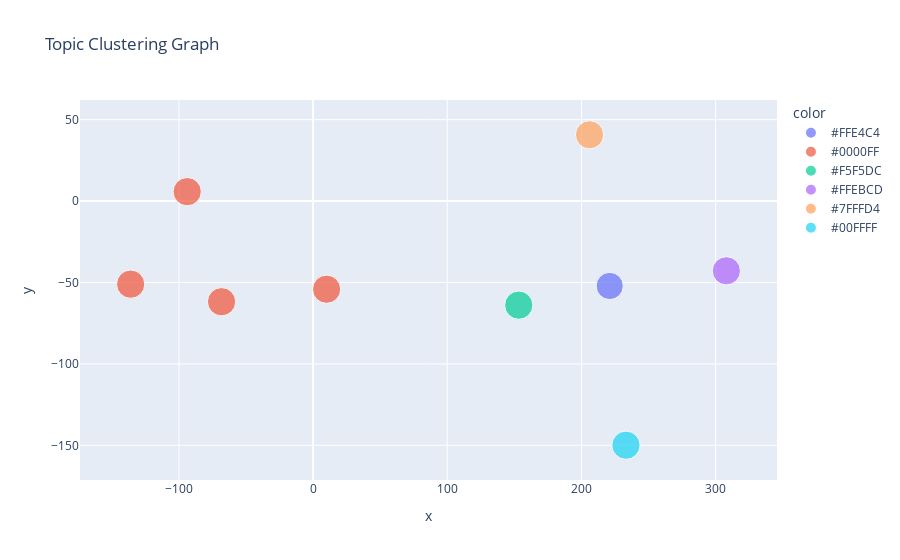

The cell this chart's notebook holds for it:
### Markdown cell above
# Generating Cluster Graph of Topics

### Code cell
num_topics = len(LDA_model_topics)

#print(num_topics)

#Get Topic Weights
topic_weights = []
for i in df["Topics"]:
    per_doc_list = [None] * num_topics
    #print(len(per_doc_list))
    for x in i:
        #print(x)
        per_doc_list[x[0]] = x[1]
    topic_weights.append(per_doc_list)

# Array of topic weights    
arr = pd.DataFrame(topic_weights).fillna(0).to_numpy()

# Dominant topic number in each doc
topic_num = np.argmax(arr, axis=1)

#print(arr)

# tSNE Model Creation
tsne_model = TSNE(n_components=2, verbose=1, 
                  random_state=0, angle=.99, 
                  init='pca', perplexity = (arr.shape[0] - 1) / 3)
tsne_lda = tsne_model.fit_transform(arr)

#Color palette for the clusters
mycolors = np.array([color for name, color in mcolors.CSS4_COLORS.items()])


#creating the cluster graph in plotly
fig_cluster = px.scatter(df, x = tsne_lda[:,0],y = tsne_lda[:,1],
                        custom_data = ['Shortened Address', 'Sentiment Label', 'Main Topic'],
                        color = mycolors[topic_num],
                        size = "Main Topic Score",
                        title = "Topic Clustering Graph")

fig_cluster.update_traces(hovertemplate="<br>".join(["Address: %{customdata[0]}",
                                                     "Sentiment Label: %{customdata[1]}",
                                                     "Main Topic:%{customdata[2]}"])
                          )#set the hover text to show whatwas in custom_data



fig_cluster.show()

### Figure 1 — Plotly figure (JSON) as saved in the notebook; plotly's stock layout.template omitted (floating-point values rounded to 4 significant figures)
{"data": [{"customdata": [["https://www.foxnews.com/politics/hu", "Neutral", 6]], "hovertemplate": "Address: %{customdata[0]}<br>Sentiment Label: %{customdata[1]}<br>Main Topic:%{customdata[2]}", "legendgroup": "#FFE4C4", "marker": {"color": "#636efa", "size": [0.9248], "sizemode": "area", "sizeref": 0.002496, "symbol": "circle"}, "mode": "markers", "name": "#FFE4C4", "orientation": "v", "showlegend": true, "type": "scatter", "x": [221.0], "xaxis": "x", "y": [-52.13], "yaxis": "y"}, {"customdata": [["https://www.foxnews.com/politics/do", "Neutral Positive", 9], ["https://apnews.com/article/hunter-b", "Neutral Negative", 9], ["https://www.nation.com.pk/21-Jun-20", "Neutral Negative", 9], ["https://www.cnn.com/2023/09/27/poli", "Neutral Negative", 9]], "hovertemplate": "Address: %{customdata[0]}<br>Sentiment Label: %{customdata[1]}<br>Main Topic:%{customdata[2]}", "legendgroup": "#0000FF", "marker": {"color": "#EF553B", "size": [0.998, 0.9983, 0.9944, 0.9982], "sizemode": "area", "sizeref": 0.002496, "symbol": "circle"}, "mode": "markers", "name": "#0000FF", "orientation": "v", "showlegend": true, "type": "scatter", "x": [-68.23, -93.83, 10.04, -136.0], "xaxis": "x", "y": [-61.81, 5.788, -54.14, -51.03], "yaxis": "y"}, {"customdata": [["https://www.foxnews.com/politics/hu", "Neutral Negative", 5]], "hovertemplate": "Address: %{customdata[0]}<br>Sentiment Label: %{customdata[1]}<br>Main Topic:%{customdata[2]}", "legendgroup": "#F5F5DC", "marker": {"color": "#00cc96", "size": [0.9975], "sizemode": "area", "sizeref": 0.002496, "symbol": "circle"}, "mode": "markers", "name": "#F5F5DC", "orientation": "v", "showlegend": true, "type": "scatter", "x": [153.2], "xaxis": "x", "y": [-63.92], "yaxis": "y"}, {"customdata": [["https://www.nation.com.pk/25-Jul-20", "Neutral Positive", 8]], "hovertemplate": "Address: %{customdata[0]}<br>Sentiment Label: %{customdata[1]}<br>Main Topic:%{customdata[2]}", "legendgroup": "#FFEBCD", "marker": {"color": "#ab63fa", "size": [0.9941], "sizemode": "area", "sizeref": 0.002496, "symbol": "circle"}, "mode": "markers", "name": "#FFEBCD", "orientation": "v", "showlegend": true, "type": "scatter", "x": [308.0], "xaxis": "x", "y": [-42.84], "yaxis": "y"}, {"customdata": [["https://www.nation.com.pk/24-Dec-20", "Negative", 3]], "hovertemplate": "Address: %{customdata[0]}<br>Sentiment Label: %{customdata[1]}<br>Main Topic:%{customdata[2]}", "legendgroup": "#7FFFD4", "marker": {"color": "#FFA15A", "size": [0.9932], "sizemode": "area", "sizeref": 0.002496, "symbol": "circle"}, "mode": "markers", "name": "#7FFFD4", "orientation": "v", "showlegend": true, "type": "scatter", "x": [206.0], "xaxis": "x", "y": [40.71], "yaxis": "y"}, {"customdata": [["https://abcnews.go.com/Politics/com", "Neutral Negative", 2]], "hovertemplate": "Address: %{customdata[0]}<br>Sentiment Label: %{customdata[1]}<br>Main Topic:%{customdata[2]}", "legendgroup": "#00FFFF", "marker": {"color": "#19d3f3", "size": [0.9962], "sizemode": "area", "sizeref": 0.002496, "symbol": "circle"}, "mode": "markers", "name": "#00FFFF", "orientation": "v", "showlegend": true, "type": "scatter", "x": [233.1], "xaxis": "x", "y": [-149.9], "yaxis": "y"}], "layout": {"legend": {"itemsizing": "constant", "title": {"text": "color"}, "tracegroupgap": 0}, "title": {"text": "Topic Clustering Graph"}, "xaxis": {"anchor": "y", "domain": [0, 1], "title": {"text": "x"}}, "yaxis": {"anchor": "x", "domain": [0, 1], "title": {"text": "y"}}}}
